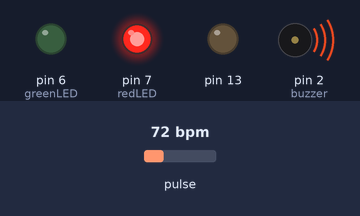
Simulated run of this sketch. Board: Arduino Uno, built with avr-gcc and run on an emulated ATmega328P. Parts: output pins drawn as LEDs (lit = HIGH), buzzer (waves = sounding, pin HIGH). Dashed ring = blinking. Inputs (shaded band) come from the test bench; at power-on: pulse 72 bpm. The modem accepts every AT command (registered, SIM ready, sends succeed) and sends nothing else; what the sketch prints to the serial monitor is not drawn.

Above: at 1.5 s.
1.6 s: pulse set to 42 bpm
At 5.1 s:
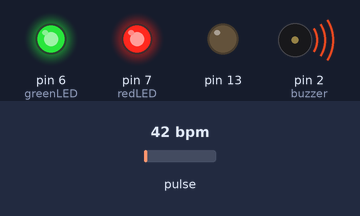
At 5.8 s:
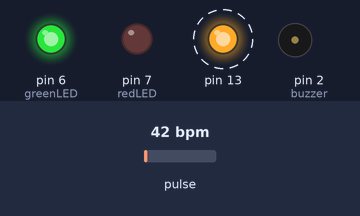
7.5 s: pulse set to 49 bpm
11.0 s: pulse set to 53 bpm
At 11.4 s:
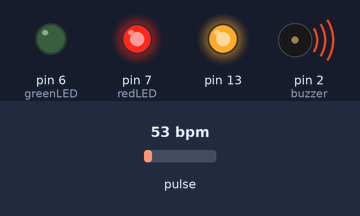
Timing chart, 0 to 21.7 s (numbered marks = the images above; inputs shaded):
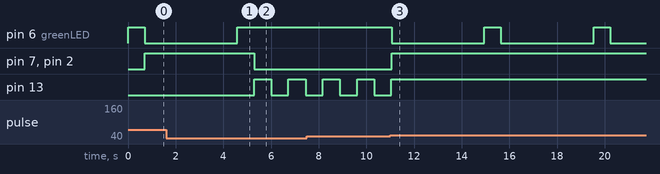

The sketch:

heart_detection_practice_code.ino
```cpp
  /*
  This code demonstrates How the Heart Beat Sensor works When it is connected to an Aduino Board.

  */

  // add the needed libraries
  #define USE_ARDUINO_INTERRUPTS true
  #define DEBUG true
  #include <PulseSensorPlayground.h>
   #include <SoftwareSerial.h>


    //  Variables
  const int PulseWire = 0;       // PulseSensor PURPLE WIRE connected to ANALOG PIN 0
  const int LED13 = 13;          // The on-board Arduino LED, close to PIN 13.
  int Threshold = 550;           // Determine which Signal to "count as a beat" and which to ignore.
  SoftwareSerial mySerial(9, 10);// Use the "Gettting Started Project" to fine-tune Threshold Value beyond default setting.
                                  // Otherwise leave the default "550" value.
  int greenLED = 6;
  int redLED = 7;
  int buzzer = 2;

  PulseSensorPlayground pulseSensor;  // Creates an instance of the PulseSensorPlayground object called "pulseSensor"


  void setup() {
    // led setup
    pinMode(greenLED, OUTPUT);
    pinMode(redLED, OUTPUT);
    pinMode(buzzer,OUTPUT);
    mySerial.begin(9600);        // Setting the baud rate of GSM Module
    Serial.begin(9600);          // For Serial Monitor

    // Configure the PulseSensor object, by assigning our variables to it.
    pulseSensor.analogInput(PulseWire);
    pulseSensor.blinkOnPulse(LED13);       //auto-magically blink Arduino's LED with heartbeat.
    pulseSensor.setThreshold(Threshold);

    // Double-check the "pulseSensor" object was created and "began" seeing a signal.
    if (pulseSensor.begin()) {
      Serial.println("We created a pulseSensor Object !");  //This prints one time at Arduino power-up,  or on Arduino reset.
    }
  }


  void loop() {

  digitalWrite(greenLED,HIGH);
  delay(700);
  digitalWrite(greenLED,HIGH);
  int myBPM = pulseSensor.getBeatsPerMinute();  // Calls function on our pulseSensor object that returns BPM as an "int".
                                                // "myBPM" hold this BPM value now.

  if (pulseSensor.sawStartOfBeat()) {            // Constantly test to see if "a beat happened".
  Serial.println("♥  A HeartBeat Happened ! "); // If test is "true", print a message "a heartbeat happened".
  Serial.print("BPM: ");                        // Print phrase "BPM: "
  Serial.println(myBPM);                        // Print the value inside of myBPM.
  }

    if(int myBPM = pulseSensor.getBeatsPerMinute() > 50){
      digitalWrite(greenLED,LOW);
      digitalWrite(buzzer,HIGH);
      digitalWrite(redLED,HIGH);
      delay(700);
      digitalWrite(redLED,HIGH);
       sendMessage();
       Serial.print("BPM:  too High!!");
       Serial.println(myBPM);
     }
     else if (int myBPM = pulseSensor.getBeatsPerMinute() < 50){
      digitalWrite(buzzer,LOW);
      digitalWrite(redLED,LOW);
     }

    delay(20);                    // considered best practice in a simple sketch.
  }

  // The send Message Function.
    void sendMessage()
    {
      mySerial.println("AT+CMGF=1");    //Sets the GSM Module in Text Mode
      delay(1000);  // Delay of 1000 milli seconds or 1 second
      mySerial.println("AT+CMGS=\"+1251234567\"\r"); // Replace with mobile number
      delay(1000);
      mySerial.println("Heart Rate Too High ");// The SMS text you want to send
       int myBPM = pulseSensor.getBeatsPerMinute();
      mySerial.println(myBPM);
      delay(100);
      mySerial.println((char)26);// ASCII code of CTRL+Z
      delay(1000);
    }
```

Measured:
- the behaviour switches between 50 and 51 bpm on pulse (found by bisection; images 2 and 3)
- after the input at 1.6 s, pin 6 (greenLED): goes on until 4.6 s, then stays HIGH; pin 7 (redLED), pin 2 (buzzer): HIGH → LOW after 3.7 s
- after the input at 11.0 s, pin 6 (greenLED): alternates HIGH for 0.70 s and LOW for 3.9 s, starting after 0.06 s; pin 7 (redLED), pin 2 (buzzer): LOW → HIGH after 0.06 s; pin 13: goes on until 11.1 s, then stays HIGH
